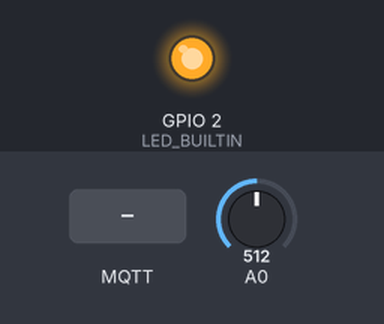
Bench run of a program on a simulated ESP8266 (NodeMCU). On the bench: output pins drawn as LEDs (lit = HIGH, except the on-board LED, lit = LOW). Inputs (shaded band) come from the test bench; at power-on: A0 = 512. WiFi joins after 1.5 s; servers stay silent unless stated; no MQTT or app messages arrive unless stated; what the program prints to the serial monitor is not drawn.

Above: at 2.7 s.
2.8 s: MQTT message "on" arrives on the first subscribed topic
At 4.2 s:
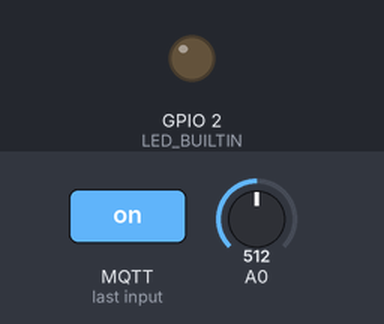
5.0 s: MQTT message "off" arrives on the first subscribed topic
At 6.9 s:
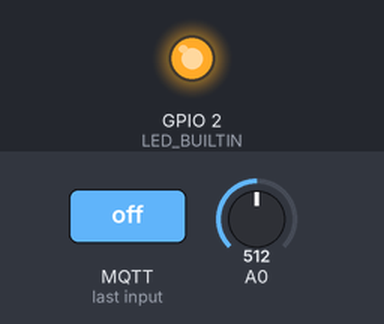
Timing chart, 0 to 8.4 s (numbered marks = the images above; inputs shaded):
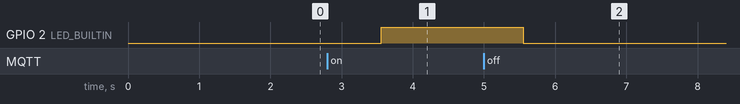

Measured:
- after the input at 2.8 s, GPIO 2 (LED_BUILTIN): LOW → HIGH after 0.75 s
- after the input at 5.0 s, GPIO 2 (LED_BUILTIN): HIGH → LOW after 0.56 s

The program:

main.cpp
```cpp
#include <ESP8266WiFi.h>
#include <ArduinoMqttClient.h>

// used for connecting to the wifi
WiFiClient client;

// used to connect with the broker
MqttClient mqttClient(client);
void onMqttMessage(int messageSize);

// wifi credentials
const char *ssid = "csrohit_s22";
const char *password = "buwg6226";

void setup() {
  // 1: start serial
  Serial.begin(115200);
  Serial.flush();
  Serial.println("started the mqtt example");
  pinMode(LED_BUILTIN, OUTPUT);
  pinMode(A0, INPUT);

  // 2: connect WiFi
  WiFi.begin(ssid, password);
  while (WiFi.status() != WL_CONNECTED) {
    delay(500);
    Serial.print(".");
  }

  Serial.println();
  Serial.print("IP: ");
  Serial.println(WiFi.localIP());
  Serial.println();

  // 3: connect to the MQTT broker
  // please visit this following URL to get the original source code :)
  // https://github.com/arduino-libraries/ArduinoMqttClient/blob/master/examples/WiFiSimpleReceive/WiFiSimpleReceive.ino
  Serial.println();
  if (!mqttClient.connect("192.168.12.189", 1883)) {
    Serial.println("broker is not connecting... ");
    while (1);
  }

  Serial.println("connected with the MQTT broker");

  // set the function pointer which will get called when a message is received
  mqttClient.onMessage(onMqttMessage);

  // subscribe to a topic
  mqttClient.subscribe("led");
}

void onMqttMessage(int messageSize) {

  char message[messageSize];
  for (int index = 0; index < messageSize; index++) {
    message[index] = (char)mqttClient.read();
  }

  Serial.println("a message is received: " + String(message) + ": " + messageSize);

  if (strcmp(message, "off") == 0) {
    digitalWrite(LED_BUILTIN, LOW);
  } else if (strcmp(message, "on") == 0) {
    digitalWrite(LED_BUILTIN, HIGH);
  }
}

void loop() {
  float temperature = analogRead(A0);

  // send a message
  mqttClient.beginMessage("temperature");
  mqttClient.print(String(temperature));
  mqttClient.endMessage();
  delay(1000);

  mqttClient.poll();
}
```
